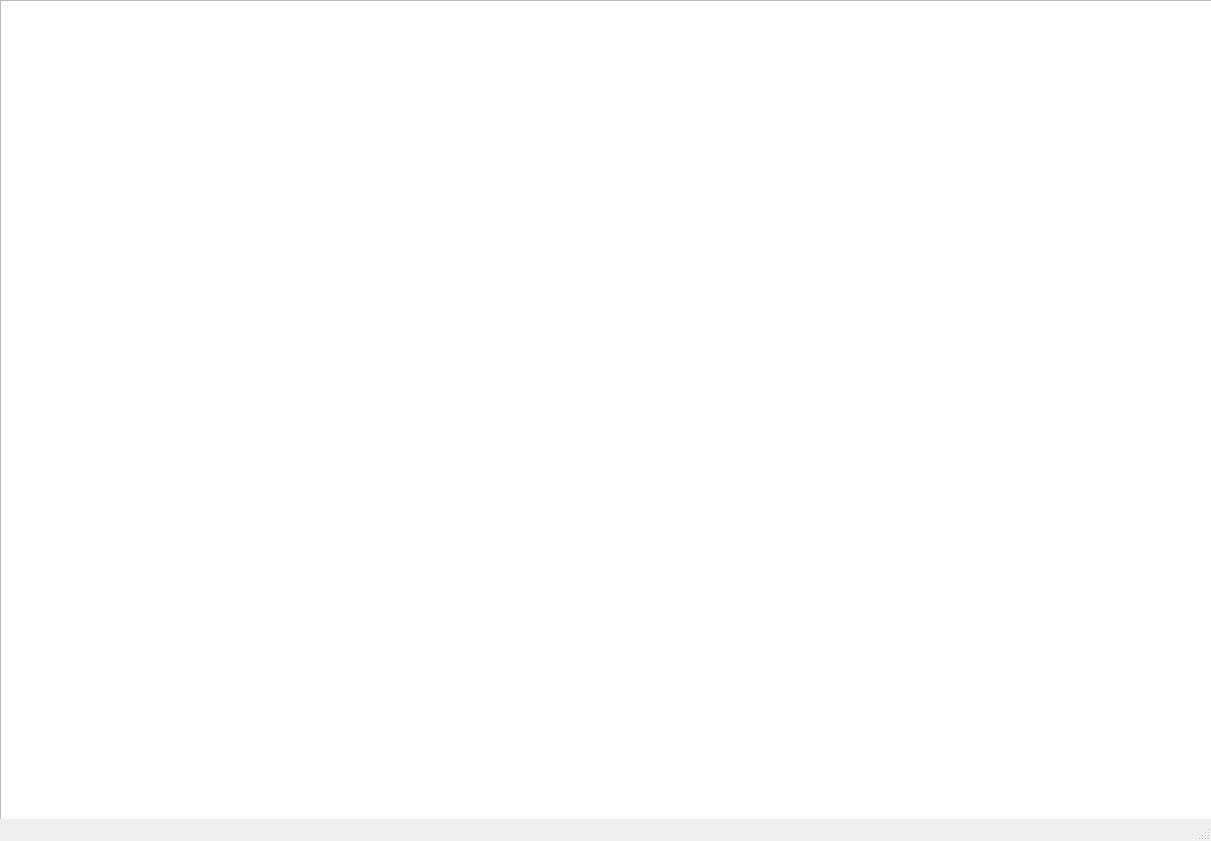
<?xml version="1.0" encoding="UTF-8"?>
<ui version="4.0">
 <class>MainWindow</class>
 <widget class="QMainWindow" name="MainWindow">
  <property name="geometry">
   <rect>
    <x>0</x>
    <y>0</y>
    <width>1211</width>
    <height>841</height>
   </rect>
  </property>
  <property name="windowTitle">
   <string>MainWindow</string>
  </property>
  <widget class="QWidget" name="centralwidget">
   <widget class="QGraphicsView" name="graphicsView">
    <property name="geometry">
     <rect>
      <x>0</x>
      <y>0</y>
      <width>1221</width>
      <height>831</height>
     </rect>
    </property>
   </widget>
  </widget>
  <widget class="QMenuBar" name="menubar">
   <property name="geometry">
    <rect>
     <x>0</x>
     <y>0</y>
     <width>1211</width>
     <height>24</height>
    </rect>
   </property>
  </widget>
  <widget class="QStatusBar" name="statusbar"/>
  <action name="actionAND">
   <property name="text">
    <string>AND</string>
   </property>
  </action>
  <action name="actionNOT">
   <property name="text">
    <string>NOT</string>
   </property>
  </action>
  <action name="actionOR">
   <property name="text">
    <string>OR</string>
   </property>
  </action>
  <action name="actionNAND">
   <property name="text">
    <string>NAND</string>
   </property>
  </action>
  <action name="actionNOR">
   <property name="text">
    <string>NOR</string>
   </property>
  </action>
 </widget>
 <resources/>
 <connections/>
</ui>
